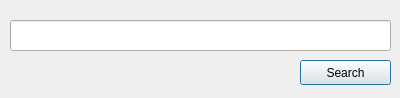
<?xml version="1.0" encoding="UTF-8"?>
<ui version="4.0">
 <class>CDBGeo</class>
 <widget class="QDialog" name="CDBGeo">
  <property name="geometry">
   <rect>
    <x>0</x>
    <y>0</y>
    <width>400</width>
    <height>98</height>
   </rect>
  </property>
  <property name="maximumSize">
   <size>
    <width>400</width>
    <height>98</height>
   </size>
  </property>
  <property name="windowTitle">
   <string>Geocoder</string>
  </property>
  <widget class="QStackedWidget" name="stackedWidget">
   <property name="geometry">
    <rect>
     <x>-40</x>
     <y>10</y>
     <width>441</width>
     <height>111</height>
    </rect>
   </property>
   <property name="currentIndex">
    <number>0</number>
   </property>
   <widget class="QWidget" name="page">
    <widget class="QLineEdit" name="lineEditPlaceName">
     <property name="geometry">
      <rect>
       <x>50</x>
       <y>10</y>
       <width>381</width>
       <height>31</height>
      </rect>
     </property>
    </widget>
    <widget class="QPushButton" name="btnGeocode">
     <property name="geometry">
      <rect>
       <x>340</x>
       <y>50</y>
       <width>91</width>
       <height>25</height>
      </rect>
     </property>
     <property name="toolTip">
      <string/>
     </property>
     <property name="statusTip">
      <string/>
     </property>
     <property name="accessibleDescription">
      <string/>
     </property>
     <property name="autoFillBackground">
      <bool>false</bool>
     </property>
     <property name="text">
      <string>Search</string>
     </property>
    </widget>
   </widget>
   <widget class="QWidget" name="page_2">
    <widget class="QComboBox" name="cbxGeocodeMatches">
     <property name="geometry">
      <rect>
       <x>50</x>
       <y>10</y>
       <width>381</width>
       <height>31</height>
      </rect>
     </property>
    </widget>
    <widget class="QPushButton" name="btnOk">
     <property name="geometry">
      <rect>
       <x>340</x>
       <y>50</y>
       <width>89</width>
       <height>25</height>
      </rect>
     </property>
     <property name="text">
      <string>OK</string>
     </property>
    </widget>
   </widget>
  </widget>
 </widget>
 <resources/>
 <connections/>
</ui>
